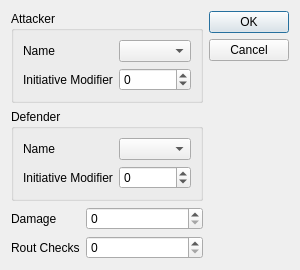
<?xml version="1.0" encoding="UTF-8"?>
<ui version="4.0">
 <class>Dialog</class>
 <widget class="QDialog" name="Dialog">
  <property name="geometry">
   <rect>
    <x>0</x>
    <y>0</y>
    <width>279</width>
    <height>238</height>
   </rect>
  </property>
  <property name="windowTitle">
   <string>Dialog</string>
  </property>
  <layout class="QHBoxLayout" name="horizontalLayout">
   <item>
    <layout class="QVBoxLayout" name="verticalLayout_2">
     <item>
      <widget class="QGroupBox" name="groupBox">
       <property name="title">
        <string>Attacker</string>
       </property>
       <layout class="QFormLayout" name="formLayout_2">
        <item row="0" column="1">
         <widget class="QComboBox" name="attacker_combo"/>
        </item>
        <item row="1" column="0">
         <widget class="QLabel" name="label_2">
          <property name="text">
           <string>Initiative Modifier</string>
          </property>
         </widget>
        </item>
        <item row="1" column="1">
         <widget class="QSpinBox" name="a_spinBox">
          <property name="minimum">
           <number>-99</number>
          </property>
         </widget>
        </item>
        <item row="0" column="0">
         <widget class="QLabel" name="label">
          <property name="text">
           <string>Name</string>
          </property>
         </widget>
        </item>
       </layout>
      </widget>
     </item>
     <item>
      <widget class="QGroupBox" name="groupBox_2">
       <property name="title">
        <string>Defender</string>
       </property>
       <layout class="QFormLayout" name="formLayout_3">
        <item row="0" column="1">
         <widget class="QComboBox" name="defender_combobox"/>
        </item>
        <item row="1" column="0">
         <widget class="QLabel" name="label_4">
          <property name="text">
           <string>Initiative Modifier</string>
          </property>
         </widget>
        </item>
        <item row="1" column="1">
         <widget class="QSpinBox" name="d_spinbox">
          <property name="minimum">
           <number>-99</number>
          </property>
         </widget>
        </item>
        <item row="0" column="0">
         <widget class="QLabel" name="label_3">
          <property name="text">
           <string>Name</string>
          </property>
         </widget>
        </item>
       </layout>
      </widget>
     </item>
     <item>
      <layout class="QFormLayout" name="formLayout">
       <item row="0" column="0">
        <widget class="QLabel" name="label_5">
         <property name="text">
          <string>Damage</string>
         </property>
        </widget>
       </item>
       <item row="0" column="1">
        <widget class="QSpinBox" name="damage_spinbox"/>
       </item>
       <item row="1" column="0">
        <widget class="QLabel" name="label_6">
         <property name="text">
          <string>Rout Checks</string>
         </property>
        </widget>
       </item>
       <item row="1" column="1">
        <widget class="QSpinBox" name="spinBox"/>
       </item>
      </layout>
     </item>
    </layout>
   </item>
   <item>
    <widget class="QDialogButtonBox" name="buttonBox">
     <property name="orientation">
      <enum>Qt::Vertical</enum>
     </property>
     <property name="standardButtons">
      <set>QDialogButtonBox::Cancel|QDialogButtonBox::Ok</set>
     </property>
    </widget>
   </item>
  </layout>
 </widget>
 <resources/>
 <connections>
  <connection>
   <sender>buttonBox</sender>
   <signal>accepted()</signal>
   <receiver>Dialog</receiver>
   <slot>accept()</slot>
   <hints>
    <hint type="sourcelabel">
     <x>248</x>
     <y>254</y>
    </hint>
    <hint type="destinationlabel">
     <x>157</x>
     <y>274</y>
    </hint>
   </hints>
  </connection>
  <connection>
   <sender>buttonBox</sender>
   <signal>rejected()</signal>
   <receiver>Dialog</receiver>
   <slot>reject()</slot>
   <hints>
    <hint type="sourcelabel">
     <x>316</x>
     <y>260</y>
    </hint>
    <hint type="destinationlabel">
     <x>286</x>
     <y>274</y>
    </hint>
   </hints>
  </connection>
 </connections>
</ui>
